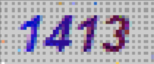
#> input picture day32/test/test2.png, 154 x 64 px
$ jupyter execute --allow-errors Day032_HW.ipynb
#> lines starting #> are read from the running program, lines starting #| are printed output that depends on the picture; after the words box and inside, x2 and y2 are one past the last pixel; in counts of white or black regions, pixels touching at a corner belong together
# 反爬：驗證碼處理

* 了解「驗證碼機制」的反爬蟲機制
* 「驗證碼機制」反爬蟲的因應策略

## 作業目標

* 讀讀看「test」資料夾下的圖檔！
* 像 test/test2.png 這種複雜的圖片怎麼辦？

### 讀讀看「test」資料夾下的圖檔！

[cell 1]
# pip install pytesseract
# https://note.nkmk.me/en/python-numpy-opencv-image-binarization/

[cell 2]
# 先確認有沒有安裝 tesseract ！
# https://www.pyimagesearch.com/2017/07/03/installing-tesseract-for-ocr/

# pip install pytesseract

#> (a cell that did not finish here is left out)

[cell 4]
import requests
import pytesseract
from PIL import Image
from io import BytesIO
import numpy as np

### 像 test/test2.png 這種複雜的圖片怎麼辦？

[cell 5]
img = Image.open('test/test2.png').convert("L")
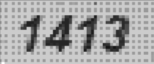
#> img: PIL image 154x64 L; min 21, max 255, mean 167.7
img

#> (a cell that did not finish here is left out)

#> (a cell that did not finish here is left out)

[cell 8]
def binarizing(img,threshold): #input: gray image
#> called with threshold = 100
    pixdata = img.load()
    w, h = img.size
#> w = 154; h = 64
    for y in range(h):
        for x in range(w):
            if pixdata[x, y] < threshold:
                pixdata[x, y] = 0
            else:
                pixdata[x, y] = 255
    return img

[cell 9]
def depoint(img):   #input: gray image
    pixdata = img.load()
    w,h = img.size
    for y in range(1,h-1):
        for x in range(1,w-1):
            count = 0
            if pixdata[x,y-1] > 245:
                count = count + 1
            if pixdata[x,y+1] > 245:
                count = count + 1
            if pixdata[x-1,y] > 245:
                count = count + 1
            if pixdata[x+1,y] > 245:
                count = count + 1
            if count > 2:
                pixdata[x,y] = 255
    return img

[cell 10]
img = Image.open("test/test2.png").convert("L")
img = binarizing(img, 100)
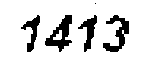
#> img: PIL image 154x64 L; 86.1% white; 5 black regions (1 under 20 px), largest, box (x1, y1, x2, y2) and area: (45, 15, 72, 52) 439, (103, 15, 129, 52) 392, (78, 15, 97, 52) 277, (21, 15, 40, 52) 259
img = depoint(img)
#> img: PIL image 154x64 L; 86.1% white; 4 black regions, box (x1, y1, x2, y2) and area: (45, 15, 72, 52) 439, (103, 15, 129, 52) 391, (78, 15, 97, 52) 277, (21, 15, 40, 52) 259
img

#> (a cell that did not finish here is left out)

[cell 12]
img = Image.open("test/test2.png")
#> img is the input picture: PIL image 154x64 RGBA; mean R, G, B, A 170.4, 163.7, 181, 255
